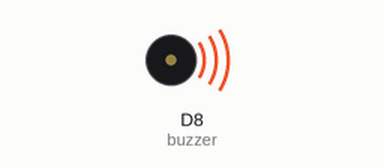
This program was run on a simulated Raspberry Pi (BCM pin numbers) with a GrovePi. Parts: buzzer (waves = sounding, pin HIGH). What the program prints to the terminal is not drawn.

Above: at 0.5 s.
Timing chart, 0 to 4.6 s (numbered marks = the images above):
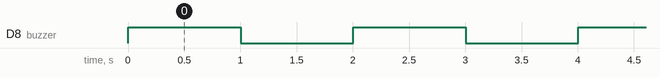

Measured:
- by itself, D8 (buzzer): alternates HIGH for 1.0 s and LOW for 1.0 s

The program:

buzzer-test.py
```python
import time
import grovepi

# Connect the Grove Buzzer to digital port D8
# SIG,NC,VCC,GND
buzzer = 8

grovepi.pinMode(buzzer,"OUTPUT")

while True:
    try:
        # Buzz for 1 second
        grovepi.digitalWrite(buzzer,1)
        print ('start')
        time.sleep(1)

        # Stop buzzing for 1 second and repeat
        grovepi.digitalWrite(buzzer,0)
        print ('stop')
        time.sleep(1)

    except KeyboardInterrupt:
        grovepi.digitalWrite(buzzer,0)
        break
    except IOError:
        print ("Error")
```
